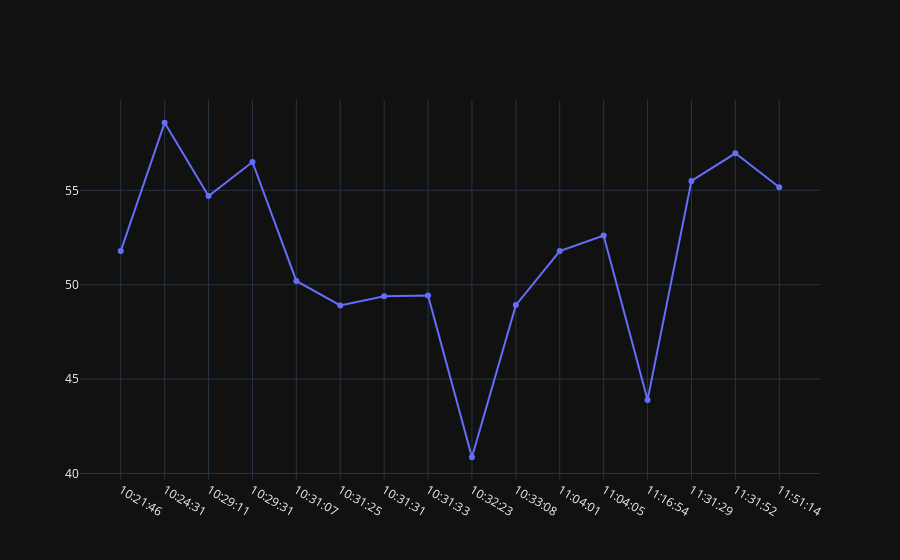

The notebook cell this image was saved under:
### Code cell
import plotly.graph_objects as go

fig = go.Figure([go.Scatter(x=photo['Time Taken'], y=photo['Altitude'])])
fig.show()

### Figure 1 — Plotly figure (JSON) as saved in the notebook; plotly's stock layout.template omitted (floating-point values rounded to 4 significant figures)
{"data": [{"x": ["10:21:46", "10:24:31", "10:29:11", "10:29:31", "10:31:07", "10:31:25", "10:31:31", "10:31:33", "10:32:23", "10:33:08", "11:04:01", "11:04:05", "11:16:54", "11:31:29", "11:31:52", "11:51:14"], "y": [51.78, 58.58, 54.7, 56.5, 50.2, 48.9, 49.39, 49.43, 40.86, 48.92, 51.78, 52.61, 43.89, 55.5, 56.96, 55.16], "type": "scatter"}], "layout": {}}
